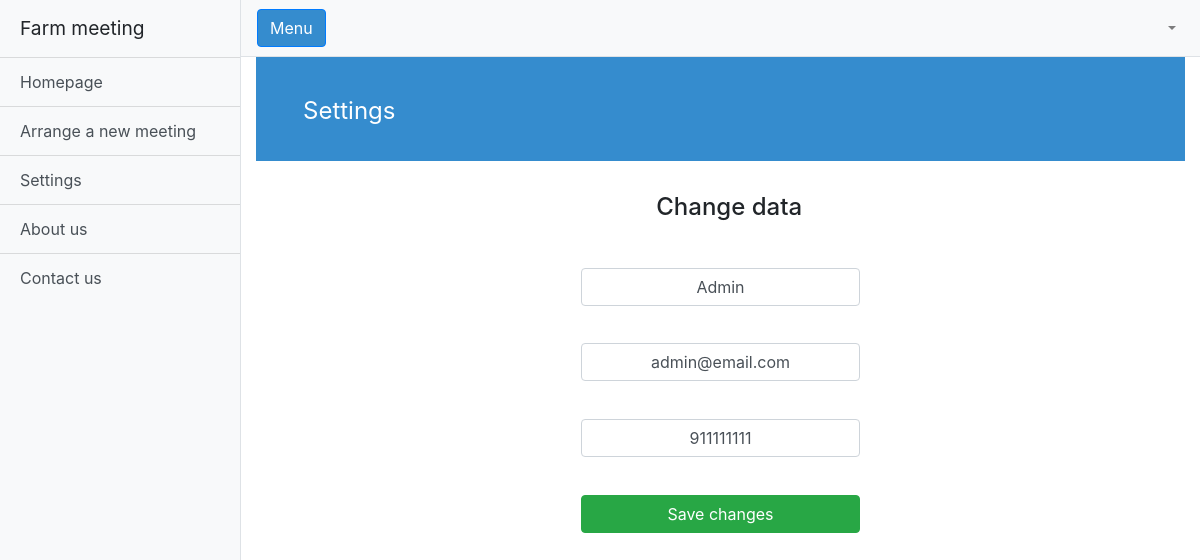
The page /mainmenu.php?x=4 (signed in) on the database as committed earlier.
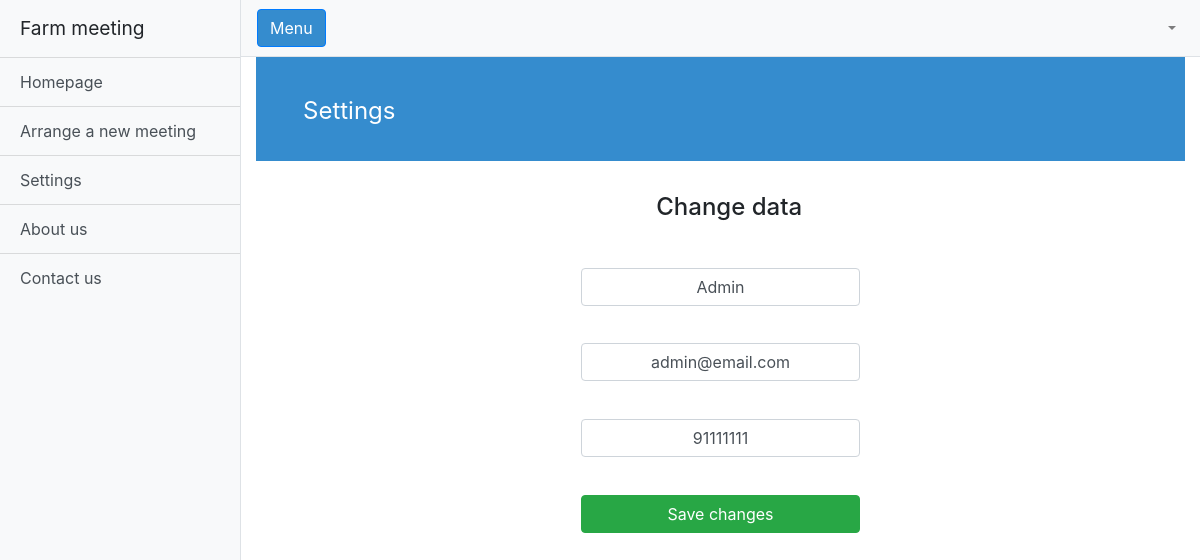
The same page on the database as committed later.
### tables this page shows
create table farmers(
	id int not null primary key auto_increment,
	opg varchar(50)	not null,
	email varchar(50) not null,
	contactphone int not null
);

### main/settings.php (the view, shortened to what this page needs)
<?php
    include_once "head.php";
    include_once "config.php";
    $term = $db->prepare("SELECT * FROM farmers WHERE email=:email");
    $term->bindValue('email', $_SESSION["email"]);
    $term->execute();
    $end=$term->fetchAll();
?>
<div class="jumbotron jumbotron-sm">
    <div class="container">
        <div class="row">
            <div class="col-sm-12 col-lg-12">
                <h1 class="h1">
                    <small>Settings</small>
                </h1>
            </div>
        </div>
    </div>
</div>
<div class="container">
    <div class="row">
    <div class=" col-lg-4 col-sm-12"></div>
    <div class=" col-lg-4 col-sm-12">
        <h4 style="padding-left: 2cm; padding-bottom: 1cm"> Change data </h4>
        <form action="" method="post" name="update">
            <input class="form-control" style="text-align: center;margin-bottom: 1cm" type="text" name="opg" placeholder="<?=$end[0][1]?>" value="<?=$end[0][1]?>">
            <input class="form-control" style="text-align: center;margin-bottom: 1cm" type="text" name="email" placeholder="<?=$end[0][2]?>" value="<?=$end[0][2]?>">
            <input class="form-control" style="text-align: center;margin-bottom: 1cm" type="text" name="contactphone" placeholder="<?=$end[0][3]?>" value="<?=$end[0][3]?>">
            <button class="btn btn-success btn-block" type="submit"><i class="fas fa-sign-in-alt"></i> Save changes </button>
        </form>
    </div>
</div>

Rows that differ between the two databases and show on the page:
changed farmers "Admin": contactphone "911111111" → "91111111"
